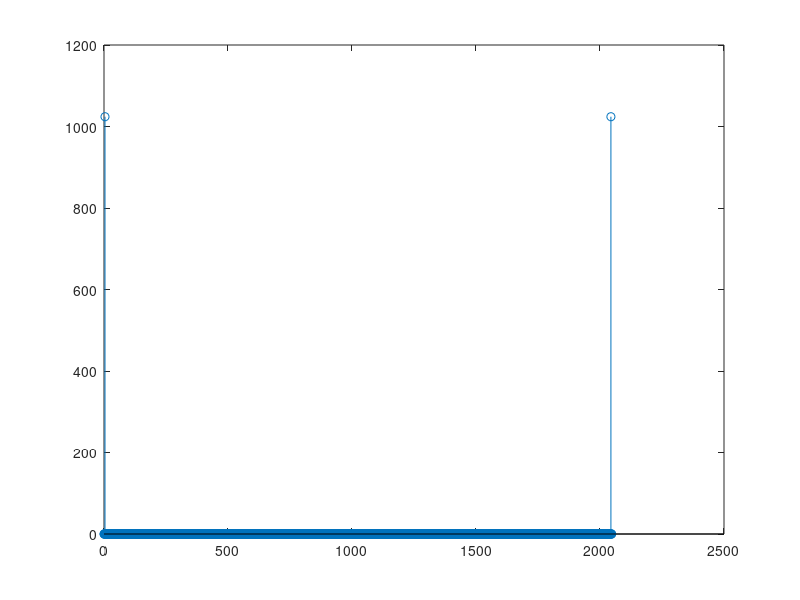

MATLAB code for this plot: (Note: this script raises an error after producing the figure.)
L = 512;
n = 0:2047;
x= sin((2*pi/L)*n);
tic
xf = abs(fft(x));
toc
stem(n,xf);
 tic
 Xf_c = abs(dft(x,length(n)));
 toc
 figure;
 stem(n,Xf_c);